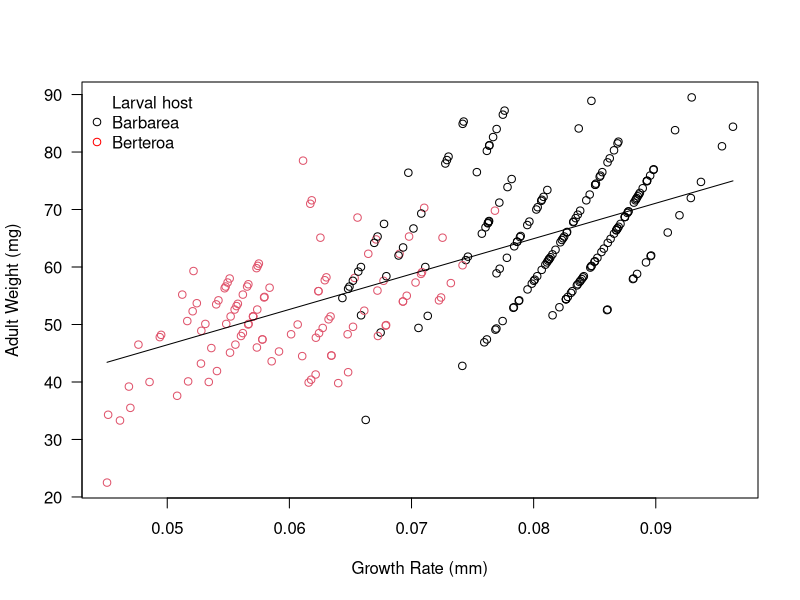
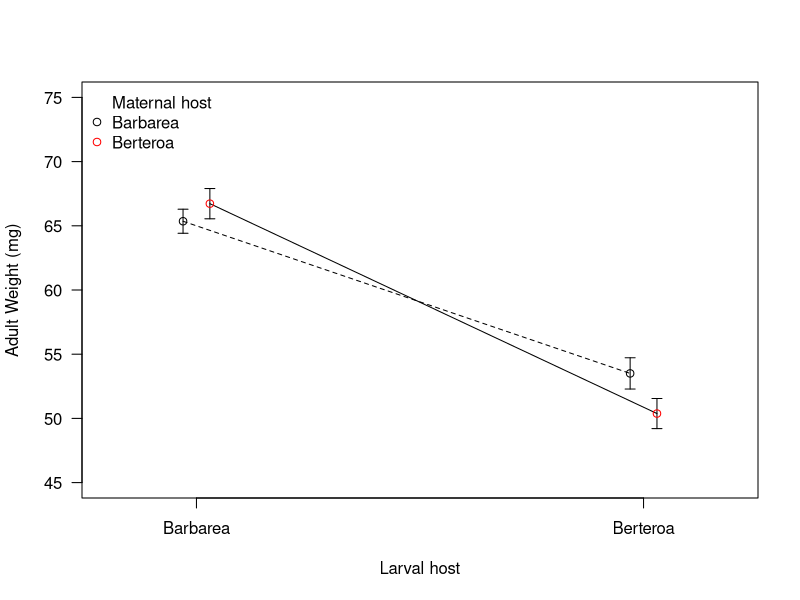

These charts were generated, in order, by the following R code:
## ---- chunk 1
knitr::opts_chunk$set(echo = TRUE)
## ---- chunk 2
library(knitr)
butterflies <- read.csv('./Data/butterflies.csv',
                        header = T,
                        as.is = 1)
dat <- butterflies
dat$MaternalHost = paste0(dat$MaternalHost, "M")
dat$LarvalHost = paste0(dat$LarvalHost, "L")
means = tapply(dat$AdultWeight, list(dat$MaternalHost, dat$LarvalHost), mean)
ses = tapply(dat$AdultWeight,
             list(dat$MaternalHost, dat$LarvalHost),
             function(x) sd(x)/sqrt(sum(!is.na(x))))

means_table <- data.frame("Host plant" = c('BarbareaM','BerteroaM'),
                          'Means' = c('BarbareaL', 'BerteroaL'))
## ---- chunk 3
m1 <- lm(AdultWeight~GrowthRate, data = butterflies)
xx <- seq(min(butterflies$GrowthRate), max(butterflies$GrowthRate), length.out = 1000)
y_hat <- predict(m1, newdata = list(GrowthRate=xx), se.fit = T, type = 'response')

plot(butterflies$GrowthRate, butterflies$AdultWeight,
     col = as.numeric(butterflies$LarvalHost), 
     xlab = 'Growth Rate (mm)', 
     ylab = 'Adult Weight (mg)',
     las = 1)

lines(xx, y_hat$fit)
legend("topleft", c("Larval host", "Barbarea", "Berteroa"),
       bty="n", pch=c(NA,1,1), col = c('red','black'))
## ---- chunk 4
kable(round(means, 1), caption = 'Mean adult weight dependent on larval and mother host plant.')
## ---- chunk 5
plot(c(0.97, 1.03), means[,1], ylim=c(45, 75), xlim=c(0.8, 2.2),
     xlab="Larval host",
     ylab="Adult Weight (mg)",
     xaxt="n", las=1, pch=c(21,16), col="white")
axis(1, 1:2, labels=c("Barbarea", "Berteroa"))
arrows(c(0.97,1.03), means[,1]-ses[,1], c(0.97,1.03),
       means[,1]+ses[,1], length=0.05, angle=90, code=3)
arrows(c(1.97,2.03), means[,2]-ses[,2], c(1.97,2.03),
       means[,2]+ses[,2], length=0.05, angle=90, code=3)
segments(0.97, means[1,1], 1.97, means[1,2], lty=2)
segments(1.03, means[2,1], 2.03, means[2,2])
points(c(0.97, 1.03), means[,1], pch=c(1,1), col = c('black', 'red'))
points(c(1.97, 2.03), means[,2], pch=c(1, 1), col = c('black', 'red'))
legend("topleft", c("Maternal host", "Barbarea", "Berteroa"),
       bty="n", pch=c(NA,1,1), col = c('red','black'))
## ---- chunk 6
library(glmmTMB)
m <- glmmTMB(AdultWeight~GrowthRate + (1|LarvalHost), data = butterflies)
VarAmongGroups = attr(VarCorr(m)$cond$LarvalHost, "stddev")^2
VarWithinGroups = attr(VarCorr(m)$cond, "sc")^2
CV2_Among = VarAmongGroups/mean(butterflies$AdultWeight)^2
CV2_Within = VarWithinGroups/mean(butterflies$AdultWeight)^2
CV2_Total = CV2_Among + CV2_Within
df = data.frame(Mean = mean(butterflies$AdultWeight), SD = sd(butterflies$AdultWeight),
                Among = VarAmongGroups/(VarAmongGroups+VarWithinGroups)*100,
                Within = VarWithinGroups/(VarAmongGroups+VarWithinGroups)*100,
                CV2_Among, CV2_Within, CV2_Total)
df = apply(df, 2, round, 2)
kable(t(round(df, 2)))
